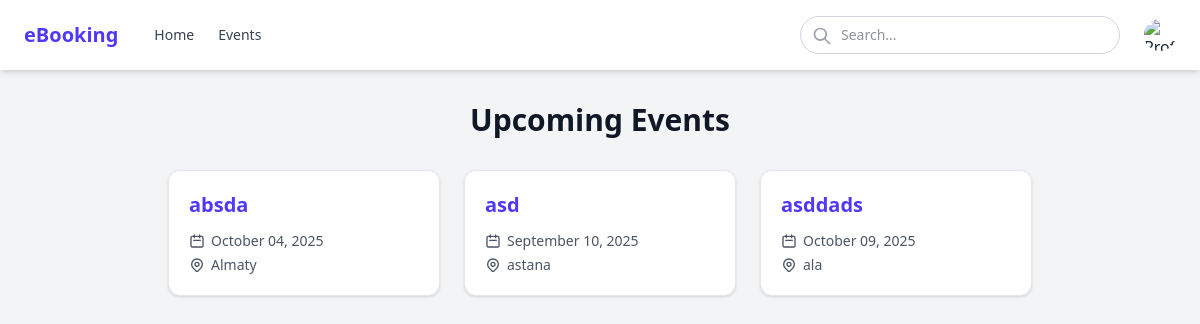
/events, run on an earlier commit of the app's database.
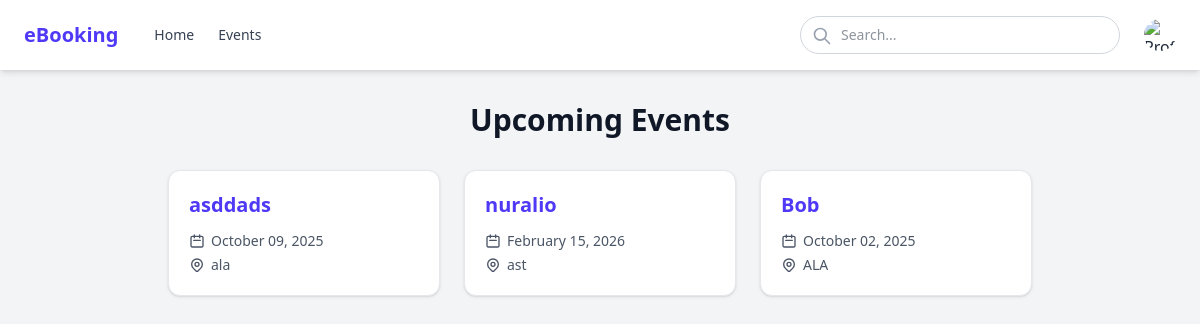
And on a later commit of the database.
### app/models.py (models this page shows, shortened)
class Event(db.Model):
    event_id: so.Mapped[int] = so.mapped_column(primary_key=True)
    title: so.Mapped[str] = so.mapped_column(sa.String(128), index=True, unique=True)
    description: so.Mapped[str] = so.mapped_column(sa.String(256), index=True)
    date: so.Mapped[datetime.date] = so.mapped_column(sa.Date)
    time: so.Mapped[datetime.time] = so.mapped_column(sa.Time, nullable=False)
    location: so.Mapped[str] = so.mapped_column(sa.String(30))
    total_seats: so.Mapped[int] = so.mapped_column()
    seats_left: so.Mapped[int] = so.mapped_column(default=0)
    created_by: so.Mapped[str] = so.mapped_column(sa.String(64))
    bookings: so.Mapped[list["Booking"]] = so.relationship(back_populates="event",
                                                           cascade="all, delete-orphan")

### app/routes.py (the view)
@app.route('/events')
def events():
    events = Event.query.all()
    return render_template('events.html', events=events)

### app/templates/events.html (shortened to what this page needs)
{% extends 'base.html' %}
{% block content %}
<div class="max-w-4xl mx-auto px-4">
    <h1 class="text-3xl font-bold text-gray-900 mb-8 text-center">Upcoming Events</h1>
    {% if events %}
        <div class="grid grid-cols-1 md:grid-cols-2 lg:grid-cols-3 gap-6">
            {% for event in events %}
            <a href="{{ url_for('event_detail', event_id=event.event_id) }}"
                class="block bg-white rounded-xl shadow-sm hover:shadow-md transition-shadow duration-300 ease-in-out overflow-hidden border border-gray-200 relative">
    <div class="p-5">
        <h3 class="text-xl font-semibold text-indigo-600 hover:text-indigo-800 transition-colors duration-200 mb-2">
            {{ event.title }}
        </h3>
        <div class="flex items-center text-gray-600 text-sm mt-3">
            <svg xmlns="http://www.w3.org/2000/svg" class="h-4 w-4 mr-1.5 flex-shrink-0" fill="none" viewBox="0 0 24 24" stroke="currentColor">
                <path stroke-linecap="round" stroke-linejoin="round" stroke-width="2" d="M8 7V3m8 4V3m-9 8h10M5 21h14a2 2 0 002-2V7a2 2 0 00-2-2H5a2 2 0 00-2 2v12a2 2 0 002 2z" />
            </svg>
            <span>{{ event.date.strftime('%B %d, %Y') if event.date else 'Date TBD' }}</span>
        </div>
        <div class="flex items-center text-gray-600 text-sm mt-1">
            <span class="truncate">{{ event.location or 'Location TBD' }}</span>
        </div>
    </div>
</a>
            {% endfor %}
        </div>
    {% endif %}
</div>
{% endblock %}

What changed in the data, as far as the page shows it:
removed Event: title "absda", date "October 04, 2025", location "Almaty"
removed Event: title "asd", date "September 10, 2025", location "astana"
added Event: title "nuralio", date "February 15, 2026", location "ast"
added Event: title "Bob", date "October 02, 2025", location "ALA"
